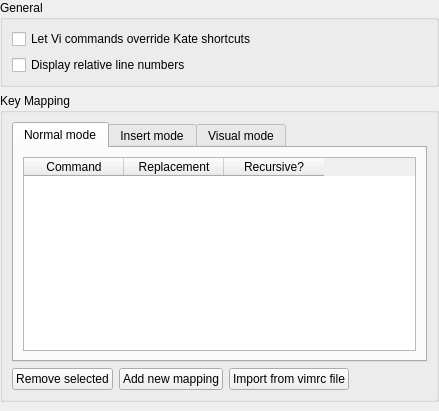
<?xml version="1.0" encoding="UTF-8"?>
<ui version="4.0">
 <class>ViInputModeConfigWidget</class>
 <widget class="QWidget" name="ViInputModeConfigWidget">
  <property name="geometry">
   <rect>
    <x>0</x>
    <y>0</y>
    <width>439</width>
    <height>411</height>
   </rect>
  </property>
  <layout class="QVBoxLayout" name="verticalLayout_3">
   <property name="leftMargin">
    <number>0</number>
   </property>
   <property name="topMargin">
    <number>0</number>
   </property>
   <property name="rightMargin">
    <number>0</number>
   </property>
   <property name="bottomMargin">
    <number>0</number>
   </property>
   <item>
    <widget class="QGroupBox" name="gbViInputMode">
     <property name="title">
      <string>General</string>
     </property>
     <layout class="QVBoxLayout">
      <item>
       <widget class="QCheckBox" name="chkViCommandsOverride">
        <property name="whatsThis">
         <string>When selected, vi commands will override Kate's built-in commands. For example: Ctrl+R will redo, and override the standard action (showing the search and replace dialog).</string>
        </property>
        <property name="text">
         <string>Let Vi commands override Kate shortcuts</string>
        </property>
       </widget>
      </item>
      <item>
       <widget class="QCheckBox" name="chkViRelLineNumbers">
        <property name="whatsThis">
         <string>Show the line number relative to the line with the cursor in front of each line.</string>
        </property>
        <property name="text">
         <string>Display relative line numbers</string>
        </property>
       </widget>
      </item>
     </layout>
    </widget>
   </item>
   <item>
    <widget class="QGroupBox" name="groupBox">
     <property name="whatsThis">
      <string>Key mapping is used to change the meaning of typed keys. This allows you to move commands to other keys or make special keypresses for doing a series of commands.

Example:
&quot;&lt;F2&gt;&quot; → &quot;I-- &lt;esc&gt;&quot;

This will prepend &quot;-- &quot; to a line when pressing F2.</string>
     </property>
     <property name="title">
      <string>Key Mapping</string>
     </property>
     <layout class="QVBoxLayout" name="verticalLayout_2">
      <item>
       <widget class="QTabWidget" name="tabMappingModes">
        <property name="currentIndex">
         <number>0</number>
        </property>
        <widget class="QWidget" name="normalTab">
         <attribute name="title">
          <string>Normal mode</string>
         </attribute>
         <layout class="QVBoxLayout" name="verticalLayout">
          <item>
           <widget class="QTableWidget" name="tblNormalModeMappings">
            <property name="alternatingRowColors">
             <bool>true</bool>
            </property>
            <property name="selectionMode">
             <enum>QAbstractItemView::ContiguousSelection</enum>
            </property>
            <property name="selectionBehavior">
             <enum>QAbstractItemView::SelectRows</enum>
            </property>
            <property name="columnCount">
             <number>3</number>
            </property>
            <column>
             <property name="text">
              <string>Command</string>
             </property>
            </column>
            <column>
             <property name="text">
              <string>Replacement</string>
             </property>
            </column>
            <column>
             <property name="text">
              <string>Recursive?</string>
             </property>
            </column>
           </widget>
          </item>
         </layout>
        </widget>
        <widget class="QWidget" name="insertTab">
         <attribute name="title">
          <string>Insert mode</string>
         </attribute>
         <layout class="QVBoxLayout" name="verticalLayout_4">
          <item>
           <widget class="QTableWidget" name="tblInsertModeMappings">
            <property name="alternatingRowColors">
             <bool>true</bool>
            </property>
            <property name="selectionMode">
             <enum>QAbstractItemView::ContiguousSelection</enum>
            </property>
            <property name="selectionBehavior">
             <enum>QAbstractItemView::SelectRows</enum>
            </property>
            <property name="columnCount">
             <number>3</number>
            </property>
            <column>
             <property name="text">
              <string>Command</string>
             </property>
            </column>
            <column>
             <property name="text">
              <string>Replacement</string>
             </property>
            </column>
            <column>
             <property name="text">
              <string>Recursive?</string>
             </property>
            </column>
           </widget>
          </item>
         </layout>
        </widget>
        <widget class="QWidget" name="visualTab">
         <attribute name="title">
          <string>Visual mode</string>
         </attribute>
         <layout class="QVBoxLayout" name="verticalLayout_5">
          <item>
           <widget class="QTableWidget" name="tblVisualModeMappings">
            <property name="alternatingRowColors">
             <bool>true</bool>
            </property>
            <property name="selectionMode">
             <enum>QAbstractItemView::ContiguousSelection</enum>
            </property>
            <property name="selectionBehavior">
             <enum>QAbstractItemView::SelectRows</enum>
            </property>
            <property name="columnCount">
             <number>3</number>
            </property>
            <column>
             <property name="text">
              <string>Command</string>
             </property>
            </column>
            <column>
             <property name="text">
              <string>Replacement</string>
             </property>
            </column>
            <column>
             <property name="text">
              <string>Recursive?</string>
             </property>
            </column>
           </widget>
          </item>
         </layout>
        </widget>
       </widget>
      </item>
      <item>
       <layout class="QHBoxLayout" name="horizontalLayout_3">
        <item>
         <widget class="QPushButton" name="btnRemoveSelectedRows">
          <property name="text">
           <string>Remove selected</string>
          </property>
         </widget>
        </item>
        <item>
         <widget class="QPushButton" name="btnAddNewRow">
          <property name="text">
           <string>Add new mapping</string>
          </property>
         </widget>
        </item>
        <item>
         <widget class="QPushButton" name="btnImportNormal">
          <property name="toolTip">
           <string>Read a vimrc file and attempt to import mappings specified with the &quot;[n]noremap&quot; command.</string>
          </property>
          <property name="text">
           <string>Import from vimrc file</string>
          </property>
         </widget>
        </item>
        <item>
         <spacer name="horizontalSpacer">
          <property name="orientation">
           <enum>Qt::Horizontal</enum>
          </property>
          <property name="sizeHint" stdset="0">
           <size>
            <width>1</width>
            <height>0</height>
           </size>
          </property>
         </spacer>
        </item>
       </layout>
      </item>
     </layout>
    </widget>
   </item>
   <item>
    <spacer>
     <property name="orientation">
      <enum>Qt::Vertical</enum>
     </property>
     <property name="sizeHint" stdset="0">
      <size>
       <width>0</width>
       <height>1</height>
      </size>
     </property>
    </spacer>
   </item>
  </layout>
 </widget>
 <resources/>
 <connections>
  <connection>
   <sender>chkViInputModeDefault</sender>
   <signal>toggled(bool)</signal>
   <receiver>chkViCommandsOverride</receiver>
   <slot>setEnabled(bool)</slot>
   <hints>
    <hint type="sourcelabel">
     <x>192</x>
     <y>48</y>
    </hint>
    <hint type="destinationlabel">
     <x>192</x>
     <y>77</y>
    </hint>
   </hints>
  </connection>
 </connections>
</ui>
